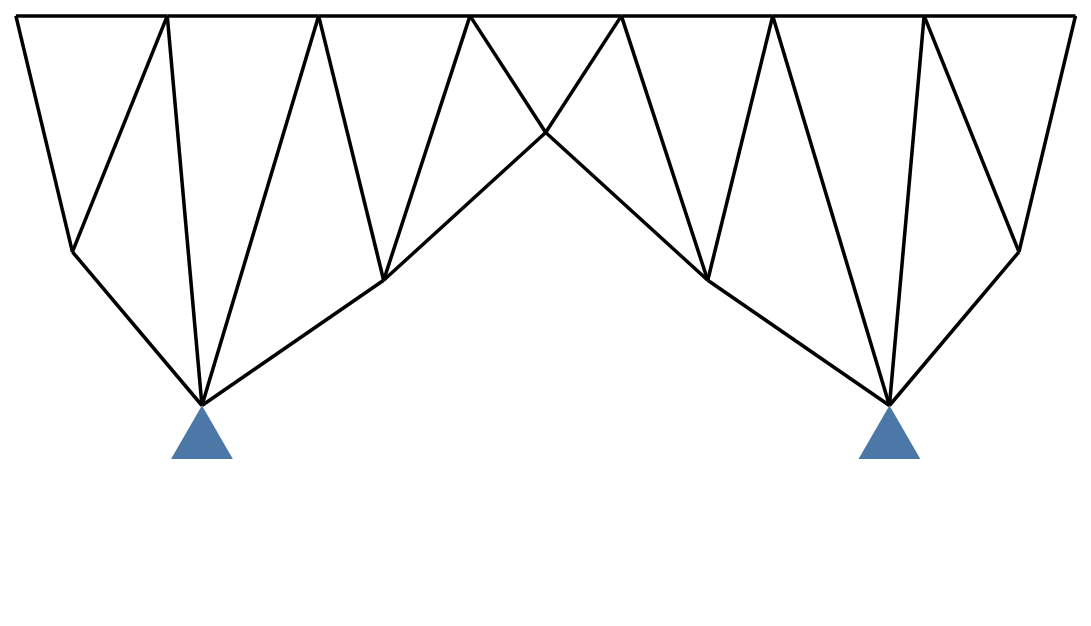

This figure's notebook cell:
### Code cell
###############################################################################
def plotTruss(graph, showDeformed=False, defScale=10, showUndeformed=True, prediction=None, 
              baseColor='#4C78A8', fadedColor='#C7D5E5', brightColor='#0AD6FF', supportColor='#4C78A8', width=600, 
              domX='auto', domY='auto', lineWidth=2.0, lineOpacity=1.0, 
              showPoints=False, pointSize=1, withoutConfigure=False, background='white', showAxis=False,
              showSupports=False):
    
    dfPoints = pd.DataFrame(graph.pos.numpy(), columns=['x', 'y'])
    domX = [dfPoints['x'].min(), dfPoints['x'].max()] if domX=='auto' else domX
    domY = [dfPoints['y'].min(), dfPoints['y'].max()] if domY=='auto' else domY
    rangeX = domX[1]-domX[0]
    rangeY = domY[1]-domY[0]
    height = width*rangeY/rangeX  # should guarentee equal aspect ratio
    chartList = []

    if showUndeformed and not showDeformed:
        chartList.extend(plotGraph(graph.pos.numpy(), graph.edge_index, domX, domY, color=baseColor, 
                                   lineWidth=lineWidth, lineOpacity=lineOpacity, showPoints=showPoints, pointSize=pointSize, showAxis=showAxis))
        
    if showDeformed and not showUndeformed:
        chartList.extend(plotGraph((graph.pos+defScale*graph.y).numpy(), graph.edge_index, domX, domY, color=baseColor, 
                                   lineWidth=lineWidth, lineOpacity=lineOpacity, showPoints=showPoints, pointSize=pointSize, showAxis=showAxis))
        
    if showUndeformed and showDeformed:
        chartList.extend(plotGraph(graph.pos.numpy(), graph.edge_index, domX, domY, color=fadedColor, 
                                   lineWidth=lineWidth, lineOpacity=lineOpacity, showPoints=showPoints, pointSize=pointSize, showAxis=showAxis))
        chartList.extend(plotGraph((graph.pos+defScale*graph.y).numpy(), graph.edge_index, domX, domY, color=baseColor, 
                                   lineWidth=lineWidth, lineOpacity=lineOpacity, showPoints=showPoints, pointSize=pointSize, showAxis=showAxis))
        
    if prediction is not None:
        chartList.extend(plotGraph((graph.pos+defScale*prediction).numpy(), graph.edge_index, domX, domY, color=brightColor, 
                                   lineWidth=lineWidth, lineOpacity=lineOpacity, showPoints=showPoints, pointSize=pointSize, showAxis=showAxis))
        
    if showSupports:
        chartList.extend(plotSupports(graph, width, height, rangeX, rangeY, xFeatureInd=1, color=supportColor, size=35))
        
    if withoutConfigure:
        return alt.layer(*chartList).properties(width=width, height=height)
    else:
        return alt.layer(*chartList, background=background).configure_view(strokeOpacity=0).properties(width=width, height=height)


###############################################################################
def plotGraph(pos, edge_index, domX, domY, color='#4C78A8', showPoints=False, lineWidth=2.0, lineOpacity=1, pointSize=1.0, showAxis=False):
    chartList = []
    pointOpacity = 1 if showPoints else 0
    df = pd.DataFrame(pos, columns=['x', 'y'])
    axis = alt.Axis() if showAxis else None
    base = alt.Chart(df).mark_circle().encode(
        alt.X('x:Q', scale=alt.Scale(domain=domX, nice=False), axis=axis), 
        alt.Y('y:Q', scale=alt.Scale(domain=domY, nice=False), axis=axis),
        opacity=alt.value(pointOpacity),
        color = alt.value(color),
        size = alt.value(pointSize)
    )
    chartList.append(base)
    
    start, end = edge_index
    for i,j in zip(start, end):
        if i < j:
            line = alt.Chart(df.iloc[[i,j]]).mark_line().encode(
                        alt.X('x:Q'), 
                        alt.Y('y:Q'),
                        color=alt.value(color),
                        opacity=alt.value(lineOpacity),
                        size=alt.value(lineWidth)
                    )
            chartList.append(line)
    return chartList

###############################################################################
def plotSupports(graph, width, height, rangeX, rangeY, xFeatureInd=0, color='#4C78A8', size=35):
    numPts = graph.pos.shape[0]
    chartList = []
    for i in range(numPts):
        if graph.x[i,xFeatureInd] == 1:
            pos = graph.pos.numpy()[i,:]
            pixelPos = [pos[0]*width/rangeX, -pos[1]*height/rangeY]
            chartList.append(plotTriangle(pixelPos, size=size, color=color))

    return chartList

###############################################################################
def plotTriangle(pixelPos, size=35, color='#4C78A8'):
    triPts = np.array([[0, 0], 
                       [-1/2.0, np.sqrt(3.0)/2.0], 
                       [1/2.0, np.sqrt(3.0)/2.0], 
                       [0, 0]])
    triPts *= size
    triPts += pixelPos
    triangle = geojson.Polygon([triPts.tolist()])
    tFig = alt.Chart(triangle).mark_geoshape(color=color).encode().properties(
        projection={'type': 'identity', 'scale': 1, 'translate':[0,0]})
    return tFig

plotTruss(testData[0], baseColor='#000000', domX=domX, domY=domY, showSupports=True)

### Figure 1 — Vega-Lite specification as saved in the notebook (floating-point values rounded to 4 significant figures)
{"config": {"view": {"continuousWidth": 400, "continuousHeight": 300, "strokeOpacity": 0}}, "layer": [{"data": {"name": "data-b10bd9b215ea38a1f518bebd556c92ec"}, "mark": "circle", "encoding": {"color": {"value": "#000000"}, "opacity": {"value": 0}, "size": {"value": 1}, "x": {"type": "quantitative", "axis": null, "field": "x", "scale": {"domain": [0.0, 50.0], "nice": false}}, "y": {"type": "quantitative", "axis": null, "field": "y", "scale": {"domain": [-28.38, 0.0], "nice": false}}}}, {"data": {"name": "data-8b400ba0fcfc55a17aa8de6e589b5acd"}, "mark": "line", "encoding": {"color": {"value": "#000000"}, "opacity": {"value": 1.0}, "size": {"value": 2.0}, "x": {"type": "quantitative", "field": "x"}, "y": {"type": "quantitative", "field": "y"}}}, {"data": {"name": "data-f457d4037df790ddf657947d8a67f194"}, "mark": "line", "encoding": {"color": {"value": "#000000"}, "opacity": {"value": 1.0}, "size": {"value": 2.0}, "x": {"type": "quantitative", "field": "x"}, "y": {"type": "quantitative", "field": "y"}}}, {"data": {"name": "data-515fc9bb58f1cae1e00fa8a1dc201630"}, "mark": "line", "encoding": {"color": {"value": "#000000"}, "opacity": {"value": 1.0}, "size": {"value": 2.0}, "x": {"type": "quantitative", "field": "x"}, "y": {"type": "quantitative", "field": "y"}}}, {"data": {"name": "data-250deb2b94961a63940c5bb2f7efd979"}, "mark": "line", "encoding": {"color": {"value": "#000000"}, "opacity": {"value": 1.0}, "size": {"value": 2.0}, "x": {"type": "quantitative", "field": "x"}, "y": {"type": "quantitative", "field": "y"}}}, {"data": {"name": "data-964e58bbc532d181048e1a12326b78ed"}, "mark": "line", "encoding": {"color": {"value": "#000000"}, "opacity": {"value": 1.0}, "size": {"value": 2.0}, "x": {"type": "quantitative", "field": "x"}, "y": {"type": "quantitative", "field": "y"}}}, {"data": {"name": "data-83a9a9a49c44b98d2247d6926da36461"}, "mark": "line", "encoding": {"color": {"value": "#000000"}, "opacity": {"value": 1.0}, "size": {"value": 2.0}, "x": {"type": "quantitative", "field": "x"}, "y": {"type": "quantitative", "field": "y"}}}, {"data": {"name": "data-973b4da2cea118675ba1df087cb219c3"}, "mark": "line", "encoding": {"color": {"value": "#000000"}, "opacity": {"value": 1.0}, "size": {"value": 2.0}, "x": {"type": "quantitative", "field": "x"}, "y": {"type": "quantitative", "field": "y"}}}, {"data": {"name": "data-3375767f438f4e4eba843b351dfb9346"}, "mark": "line", "encoding": {"color": {"value": "#000000"}, "opacity": {"value": 1.0}, "size": {"value": 2.0}, "x": {"type": "quantitative", "field": "x"}, "y": {"type": "quantitative", "field": "y"}}}, {"data": {"name": "data-a3bbe2f942d9a018fe94dbf3bf17c361"}, "mark": "line", "encoding": {"color": {"value": "#000000"}, "opacity": {"value": 1.0}, "size": {"value": 2.0}, "x": {"type": "quantitative", "field": "x"}, "y": {"type": "quantitative", "field": "y"}}}, {"data": {"name": "data-0316a995a6feb957976a73d8030b929b"}, "mark": "line", "encoding": {"color": {"value": "#000000"}, "opacity": {"value": 1.0}, "size": {"value": 2.0}, "x": {"type": "quantitative", "field": "x"}, "y": {"type": "quantitative", "field": "y"}}}, {"data": {"name": "data-3fa9e25b143a4e122737bbb719a0901d"}, "mark": "line", "encoding": {"color": {"value": "#000000"}, "opacity": {"value": 1.0}, "size": {"value": 2.0}, "x": {"type": "quantitative", "field": "x"}, "y": {"type": "quantitative", "field": "y"}}}, {"data": {"name": "data-5725cc0e55d8831c744fb012b6a10822"}, "mark": "line", "encoding": {"color": {"value": "#000000"}, "opacity": {"value": 1.0}, "size": {"value": 2.0}, "x": {"type": "quantitative", "field": "x"}, "y": {"type": "quantitative", "field": "y"}}}, {"data": {"name": "data-29c8a0db384a7e7c1a91399eabd86f16"}, "mark": "line", "encoding": {"color": {"value": "#000000"}, "opacity": {"value": 1.0}, "size": {"value": 2.0}, "x": {"type": "quantitative", "field": "x"}, "y": {"type": "quantitative", "field": "y"}}}, {"data": {"name": "data-cd6c968896f52bbcb9ec808b82d6cd79"}, "mark": "line", "encoding": {"color": {"value": "#000000"}, "opacity": {"value": 1.0}, "size": {"value": 2.0}, "x": {"type": "quantitative", "field": "x"}, "y": {"type": "quantitative", "field": "y"}}}, {"data": {"name": "data-5a6d941763adbe3f8b5f23ae62e0472d"}, "mark": "line", "encoding": {"color": {"value": "#000000"}, "opacity": {"value": 1.0}, "size": {"value": 2.0}, "x": {"type": "quantitative", "field": "x"}, "y": {"type": "quantitative", "field": "y"}}}, {"data": {"name": "data-4cc89c296029077968fa23296427c821"}, "mark": "line", "encoding": {"color": {"value": "#000000"}, "opacity": {"value": 1.0}, "size": {"value": 2.0}, "x": {"type": "quantitative", "field": "x"}, "y": {"type": "quantitative", "field": "y"}}}, {"data": {"name": "data-7bd93d54a2e2b3caf3bbf0262e85dc41"}, "mark": "line", "encoding": {"color": {"value": "#000000"}, "opacity": {"value": 1.0}, "size": {"value": 2.0}, "x": {"type": "quantitative", "field": "x"}, "y": {"type": "quantitative", "field": "y"}}}, {"data": {"name": "data-b4b5e6cc1eb26d5f4d69e0d3cb22d6c0"}, "mark": "line", "encoding": {"color": {"value": "#000000"}, "opacity": {"value": 1.0}, "size": {"value": 2.0}, "x": {"type": "quantitative", "field": "x"}, "y": {"type": "quantitative", "field": "y"}}}, {"data": {"name": "data-92a96f5355a649bed4c0685aada5a7c6"}, "mark": "line", "encoding": {"color": {"value": "#000000"}, "opacity": {"value": 1.0}, "size": {"value": 2.0}, "x": {"type": "quantitative", "field": "x"}, "y": {"type": "quantitative", "field": "y"}}}, {"data": {"name": "data-869641a32374e4e48912374abddb398f"}, "mark": "line", "encoding": {"color": {"value": "#000000"}, "opacity": {"value": 1.0}, "size": {"value": 2.0}, "x": {"type": "quantitative", "field": "x"}, "y": {"type": "quantitative", "field": "y"}}}, {"data": {"name": "data-b0131ba64296ac808651310df8a6d4ef"}, "mark": "line", "encoding": {"color": {"value": "#000000"}, "opacity": {"value": 1.0}, "size": {"value": 2.0}, "x": {"type": "quantitative", "field": "x"}, "y": {"type": "quantitative", "field": "y"}}}, {"data": {"name": "data-618e63b36bdb7d68d9b86664e3d90811"}, "mark": "line", "encoding": {"color": {"value": "#000000"}, "opacity": {"value": 1.0}, "size": {"value": 2.0}, "x": {"type": "quantitative", "field": "x"}, "y": {"type": "quantitative", "field": "y"}}}, {"data": {"name": "data-2a071e6aff9620c07ce9f2118307a96b"}, "mark": "line", "encoding": {"color": {"value": "#000000"}, "opacity": {"value": 1.0}, "size": {"value": 2.0}, "x": {"type": "quantitative", "field": "x"}, "y": {"type": "quantitative", "field": "y"}}}, {"data": {"name": "data-09e6b2385d0d9d05f287930d2d7bb735"}, "mark": "line", "encoding": {"color": {"value": "#000000"}, "opacity": {"value": 1.0}, "size": {"value": 2.0}, "x": {"type": "quantitative", "field": "x"}, "y": {"type": "quantitative", "field": "y"}}}, {"data": {"name": "data-de0c74f2978c6565d413e00a318a9f15"}, "mark": "line", "encoding": {"color": {"value": "#000000"}, "opacity": {"value": 1.0}, "size": {"value": 2.0}, "x": {"type": "quantitative", "field": "x"}, "y": {"type": "quantitative", "field": "y"}}}, {"data": {"name": "data-c67b372d93b98a0d66134e6a51f932b0"}, "mark": "line", "encoding": {"color": {"value": "#000000"}, "opacity": {"value": 1.0}, "size": {"value": 2.0}, "x": {"type": "quantitative", "field": "x"}, "y": {"type": "quantitative", "field": "y"}}}, {"data": {"name": "data-0b14bcaf905c291315c6cddeb7cf9367"}, "mark": "line", "encoding": {"color": {"value": "#000000"}, "opacity": {"value": 1.0}, "size": {"value": 2.0}, "x": {"type": "quantitative", "field": "x"}, "y": {"type": "quantitative", "field": "y"}}}, {"data": {"name": "data-c5d174e36e91ac5423e6dc6a0767ca66"}, "mark": {"type": "geoshape", "color": "#4C78A8"}, "encoding": {}, "projection": {"type": "identity", "scale": 1, "translate": [0, 0]}}, {"data": {"name": "data-39cd82869062b4870bc487c848b1c7f9"}, "mark": {"type": "geoshape", "color": "#4C78A8"}, "encoding": {}, "projection": {"type": "identity", "scale": 1, "translate": [0, 0]}}], "background": "white", "height": 340.6, "width": 600, "$schema": "https://vega.github.io/schema/vega-lite/v4.8.1.json", "datasets": {"data-b10bd9b215ea38a1f518bebd556c92ec": [{"x": 0.0, "y": 0.0}, {"x": 7.143, "y": 0.0}, {"x": 14.29, "y": 0.0}, {"x": 21.43, "y": 0.0}, {"x": 28.57, "y": 0.0}, {"x": 35.71, "y": 0.0}, {"x": 42.86, "y": 0.0}, {"x": 50.0, "y": 0.0}, {"x": 2.667, "y": -11.13}, {"x": 8.779, "y": -18.38}, {"x": 17.35, "y": -12.47}, {"x": 25.0, "y": -5.5}, {"x": 32.65, "y": -12.47}, {"x": 41.22, "y": -18.38}, {"x": 47.33, "y": -11.13}], "data-8b400ba0fcfc55a17aa8de6e589b5acd": [{"x": 0.0, "y": 0.0}, {"x": 7.143, "y": 0.0}], "data-f457d4037df790ddf657947d8a67f194": [{"x": 0.0, "y": 0.0}, {"x": 2.667, "y": -11.13}], "data-515fc9bb58f1cae1e00fa8a1dc201630": [{"x": 7.143, "y": 0.0}, {"x": 14.29, "y": 0.0}], "data-250deb2b94961a63940c5bb2f7efd979": [{"x": 7.143, "y": 0.0}, {"x": 2.667, "y": -11.13}], "data-964e58bbc532d181048e1a12326b78ed": [{"x": 7.143, "y": 0.0}, {"x": 8.779, "y": -18.38}], "data-83a9a9a49c44b98d2247d6926da36461": [{"x": 14.29, "y": 0.0}, {"x": 21.43, "y": 0.0}], "data-973b4da2cea118675ba1df087cb219c3": [{"x": 14.29, "y": 0.0}, {"x": 8.779, "y": -18.38}], "data-3375767f438f4e4eba843b351dfb9346": [{"x": 14.29, "y": 0.0}, {"x": 17.35, "y": -12.47}], "data-a3bbe2f942d9a018fe94dbf3bf17c361": [{"x": 21.43, "y": 0.0}, {"x": 28.57, "y": 0.0}], "data-0316a995a6feb957976a73d8030b929b": [{"x": 21.43, "y": 0.0}, {"x": 17.35, "y": -12.47}], "data-3fa9e25b143a4e122737bbb719a0901d": [{"x": 21.43, "y": 0.0}, {"x": 25.0, "y": -5.5}], "data-5725cc0e55d8831c744fb012b6a10822": [{"x": 28.57, "y": 0.0}, {"x": 35.71, "y": 0.0}], "data-29c8a0db384a7e7c1a91399eabd86f16": [{"x": 28.57, "y": 0.0}, {"x": 25.0, "y": -5.5}], "data-cd6c968896f52bbcb9ec808b82d6cd79": [{"x": 28.57, "y": 0.0}, {"x": 32.65, "y": -12.47}], "data-5a6d941763adbe3f8b5f23ae62e0472d": [{"x": 35.71, "y": 0.0}, {"x": 42.86, "y": 0.0}], "data-4cc89c296029077968fa23296427c821": [{"x": 35.71, "y": 0.0}, {"x": 32.65, "y": -12.47}], "data-7bd93d54a2e2b3caf3bbf0262e85dc41": [{"x": 35.71, "y": 0.0}, {"x": 41.22, "y": -18.38}], "data-b4b5e6cc1eb26d5f4d69e0d3cb22d6c0": [{"x": 42.86, "y": 0.0}, {"x": 50.0, "y": 0.0}], "data-92a96f5355a649bed4c0685aada5a7c6": [{"x": 42.86, "y": 0.0}, {"x": 41.22, "y": -18.38}], "data-869641a32374e4e48912374abddb398f": [{"x": 42.86, "y": 0.0}, {"x": 47.33, "y": -11.13}], "data-b0131ba64296ac808651310df8a6d4ef": [{"x": 50.0, "y": 0.0}, {"x": 47.33, "y": -11.13}], "data-618e63b36bdb7d68d9b86664e3d90811": [{"x": 2.667, "y": -11.13}, {"x": 8.779, "y": -18.38}], "data-2a071e6aff9620c07ce9f2118307a96b": [{"x": 8.779, "y": -18.38}, {"x": 17.35, "y": -12.47}], "data-09e6b2385d0d9d05f287930d2d7bb735": [{"x": 17.35, "y": -12.47}, {"x": 25.0, "y": -5.5}], "data-de0c74f2978c6565d413e00a318a9f15": [{"x": 25.0, "y": -5.5}, {"x": 32.65, "y": -12.47}], "data-c67b372d93b98a0d66134e6a51f932b0": [{"x": 32.65, "y": -12.47}, {"x": 41.22, "y": -18.38}], "data-0b14bcaf905c291315c6cddeb7cf9367": [{"x": 41.22, "y": -18.38}, {"x": 47.33, "y": -11.13}], "data-c5d174e36e91ac5423e6dc6a0767ca66": {"type": "Feature", "geometry": {"type": "Polygon", "coordinates": [[[105.4, 220.6], [87.85, 250.9], [122.9, 250.9], [105.4, 220.6]]]}}, "data-39cd82869062b4870bc487c848b1c7f9": {"type": "Feature", "geometry": {"type": "Polygon", "coordinates": [[[494.6, 220.6], [477.1, 250.9], [512.1, 250.9], [494.6, 220.6]]]}}}}
